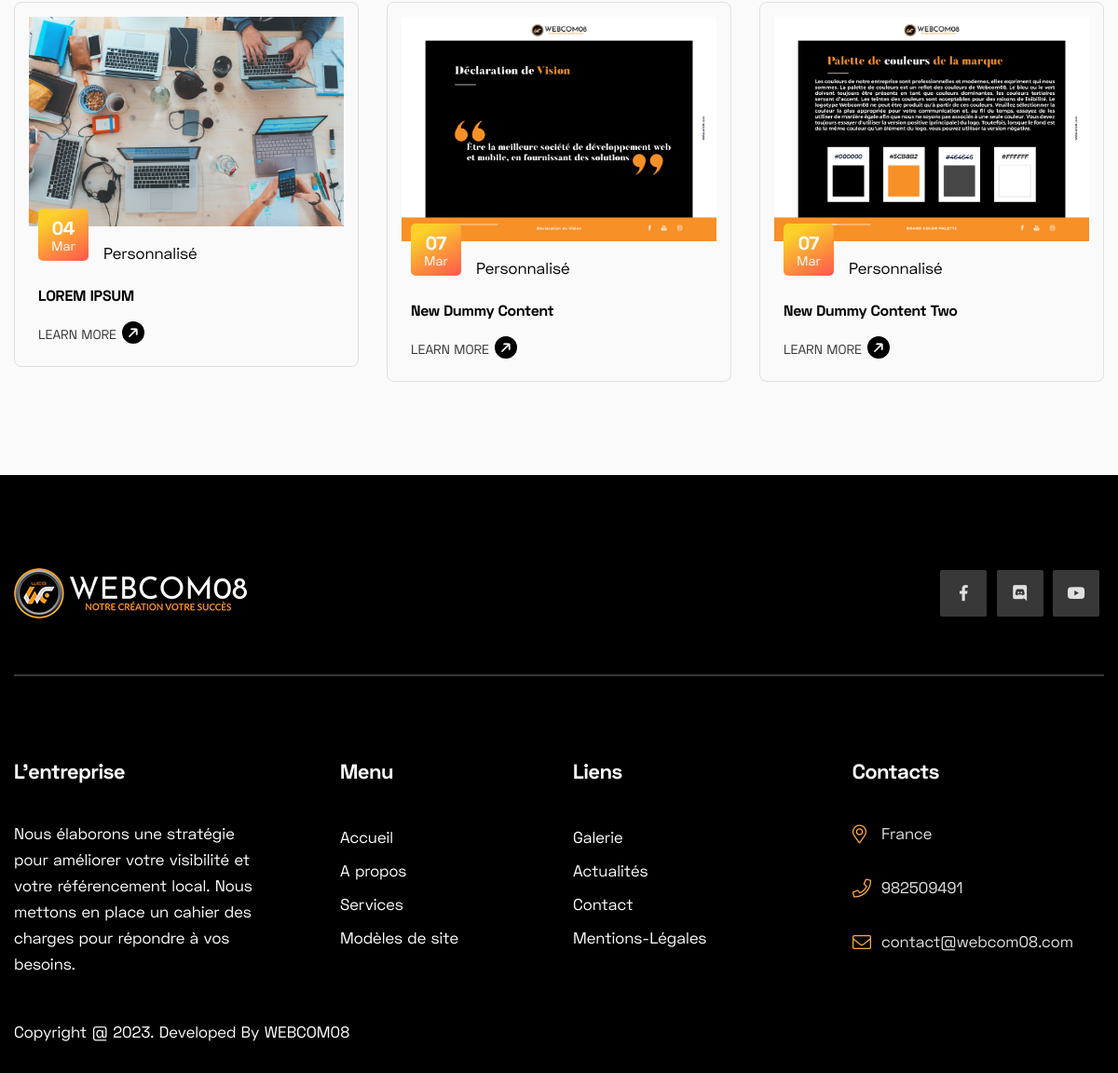
The app's page /actualités/ (lower part), older data.
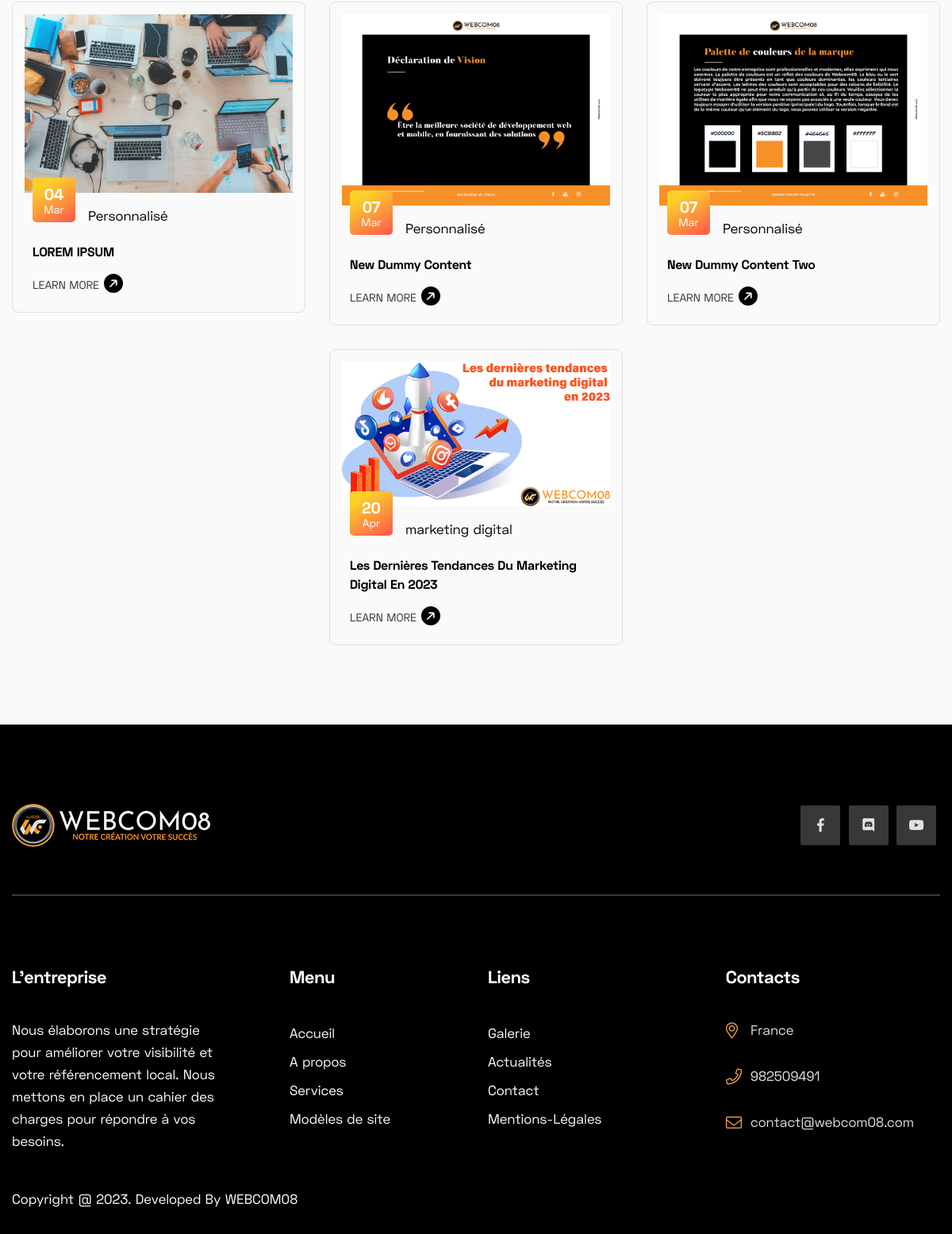
The same page, newer data.
### blog/models.py (models this page shows, shortened)
class BlogPost(models.Model):
    post_id = models.AutoField(primary_key=True,)
    title = models.CharField(max_length=100)
    meta_description = models.CharField(max_length=155)
    meta_tags = models.CharField(max_length=200)
    content = models.TextField()
    slug = models.SlugField(null=True, unique=True)
    image = models.ImageField(upload_to='blogimage/')
    cat = models.ForeignKey(PostCategory, on_delete=models.CASCADE)
    author = models.ForeignKey(PostAuthor,null=True, on_delete=models.CASCADE)
    add_date = models.DateTimeField(auto_now_add=True, null=True)

class PostCategory(models.Model):
    cat_id = models.AutoField(primary_key=True)
    title = models.CharField(max_length=100)
    meta_description = models.CharField(max_length=80)
    meta_tags = models.CharField(max_length=200)
    description =models.TextField()
    slug = models.SlugField(null=True, unique=True)
    image = models.ImageField(upload_to='category/')
    add_date = models.DateTimeField(auto_now_add=True, null=True)
    def __str__(self):
        return self.title

### homepage/models.py (models this page shows, shortened)
class SiteSetting(models.Model):
    STATUS = (
        ('True', 'True'),
        ('False', 'False'),
    )
    title = models.CharField(max_length=200)
    meta_keyword = models.CharField(max_length=200)
    meta_description = models.TextField()
    address = models.CharField(max_length=200)
    phone = models.IntegerField()
    email = models.EmailField(blank=True, null=True, max_length=50)
    logo = models.ImageField(blank=True, null=True, upload_to='icon/')
    favicon = models.ImageField(blank=True, null=True, upload_to='icon/')
    facebook = models.URLField(blank=True, max_length=500)
    discord = models.URLField(blank=True, max_length=500)
    youtube = models.URLField(blank=True, max_length=500)
    contact = models.TextField()
    status = models.CharField(max_length=50, choices=STATUS)
    created_at = models.DateTimeField(auto_now_add=True)
    updated_at = models.DateTimeField(auto_now=True)

### blog/views.py (called while the page is built)
def blog(request):
    blogs = BlogPost.objects.all()
    homeblogs = BlogPost.objects.all().order_by('-add_date')[:3]
    authimage = PostAuthor.objects.all()
    settings = SiteSetting.objects.all()
    b_seo = BlogSeoSnippets.objects.all().order_by('-s_id')[:1]
    blogslider = BlogSlider.objects.all().order_by('-id')[:1]
    context = {'blogs':blogs, 'authimage':authimage, 'settings':settings, 'blogslider':blogslider, 'homeblogs':homeblogs,
               'b_seo':b_seo, }
    return render(request, 'blogs.html', context)

### blog/templates/blogs.html (shortened to what this page needs)
{% extends 'base.html' %}
{% load static %}
{% block blogblock %}
    <section class="article-page-area pt-70 pb-100">
        <div class="container">
            <div class="row justify-content-center">
                {% for blogs in blogs %}
                <div class="col-lg-4 col-md-6 col-sm-9">
                    <div class="article-2-item mt-30">
                        <div class="article-thumb">
                            <img src="{{blogs.image.url}}" alt="{{blogs.title}}">
                        </div>
                        <div class="article-content">
                            <div class="date">
                                <div class="item">
                                    <h5 class="title">{{blogs.add_date | date:"d"}}</h5>
                                    <span>{{blogs.add_date | date:"M"}}</span>
                                </div>
                                <span>{{blogs.cat}}</span>
                            </div>
                            <h3 class="title">{{blogs.title}}</h3>
                            <a href="{% url 'blog_detail' blogs.slug %}">
                                Learn more
                                <span class="icon">
                                </span>
                            </a>
                        </div>
                    </div>
                </div>
                {% endfor %}
            </div>
        </div>
    </section>
    {% endblock blogblock %}

### homepage/templates/base.html (shortened to what this page needs)
{% load static %}
{% for settings in settings %}
<!doctype html>
<html lang="en">
<head>
    <link rel="stylesheet" href="{% static 'css/bootstrap.min.css' %}">
    <link rel="stylesheet" href="{% static 'css/bootstrap.min.css' %}">
    <link rel="stylesheet" href="{% static 'css/font-awesome.min.css' %}">
    <link rel="stylesheet" href="{% static 'css/magnific-popup.css' %}">
    <link rel="stylesheet" href="{% static 'css/animate.min.css' %}">
    <link rel="stylesheet" href="{% static 'css/slick.css' %}">
    <link rel="stylesheet" href="{% static 'css/default.css' %}">
    <link rel="stylesheet" href="{% static 'css/style.css' %}">
    <link rel="stylesheet" href="{% static 'css/gallery.css' %}">
    <link href="https://getbootstrap.com/docs/5.2/assets/css/docs.css" rel="stylesheet">
</head>
<body>
{% block blogblock %}
{% endblock blogblock %}
    <footer class="footer-area">
        <div class="container">
            <div class="row">
                <div class="col-lg-12">
                    <div class="footer-top d-block d-sm-flex  justify-content-between align-items-center">
                        <div class="footer-logo">
                            <a href="{% url 'home' %}"><img src="{{settings.logo.url}}" alt="{{settings.title}} two"></a>
                        </div>
                        <div class="footer-social">
                            <ul>
                                <li><a href="{{settings.facebook}}" target="_blank"><i class="fab fa-facebook-f"></i></a></li>
                                <li><a href="{{settings.discord}}" target="_blank"><i class="fab fa-discord"></i></a></li>
                                <li><a href="{{settings.youtube}}" target="_blank"><i class="fab fa-youtube"></i></a></li>
                            </ul>
                        </div>
                    </div>
                </div>
            </div>
            <div class="footer-item">
                <div class="row">
                    <div class="col-lg-3 col-md-6">
                        <div class="footer-about mt-30">
                            <h4 class="title">L'entreprise</h4>
                            <p>{{settings.meta_description}}</p>
                        </div>
                    </div>
                    <div class="col-lg-3 col-md-6 col-sm-6">
                        <div class="footer-list mt-30 ml-95">
                            <h4 class="title">Menu</h4>
                            <ul>
                                <li><a href="{% url 'home' %}">Accueil</a></li>
                                <li><a href="{% url 'about' %}">A propos</a></li>
                                <li><a href="{% url 'service' %}">Services</a></li>
                                <li><a href="{% url 'portfolio' %}">Modèles de
                                    site</a></li>
                            </ul>
                        </div>
                    </div>
                    <div class="col-lg-3 col-md-6 col-sm-6">
                        <div class="footer-list mt-30">
                            <h4 class="title">Liens
                            </h4>
                            <ul>
                                <li><a href="{% url 'gallery' %}">Galerie</a></li>
                                <li><a href="{% url 'blog' %}">Actualités</a></li>
                                <li><a href="{% url 'contact' %}">Contact</a></li>
                                <li><a href="#">Mentions-Légales</a></li>
                            </ul>
                        </div>
                    </div>
                    <div class="col-lg-3 col-md-6">
                        <div class="footer-info mt-30">
                            <h3 class="title">Contacts</h3>
                            <ul>
                                <li><i class="fal fa-map-marker-alt"></i> {{settings.address}} </li>
                                <li><i class="fal fa-phone"></i> {{settings.phone}} </li>
                                <li><i class="fal fa-envelope"></i> {{settings.email}} </li>
                            </ul>
                        </div>
                    </div>
                </div>
            </div>
            <div class="row">
                <div class="col-lg-12">
                    <div class="footer-copyright">
                        <p>Copyright @<span id="copyright"> <script>document.getElementById('copyright').appendChild(document.createTextNode(new Date().getFullYear()))</script></span>. Developed By WEBCOM08</p>
                    </div>
                </div>
            </div>
        </div>
    </footer>
    {% endfor %}
</body>
</html>

### static/css/default.css (style rules this page uses)
.mt-30 { margin-top: 30px; }
.ml-95 { margin-left: 95px; }
.pt-70 { padding-top: 70px; }
.pb-100 { padding-bottom: 100px; }

Row changes from the older to the newer data that the page shows:
added BlogPost: image (picture), add_date "20", add_date "Apr", cat "marketing digital", title "Les Dernières Tendances Du Marketing Digital En 2023"
